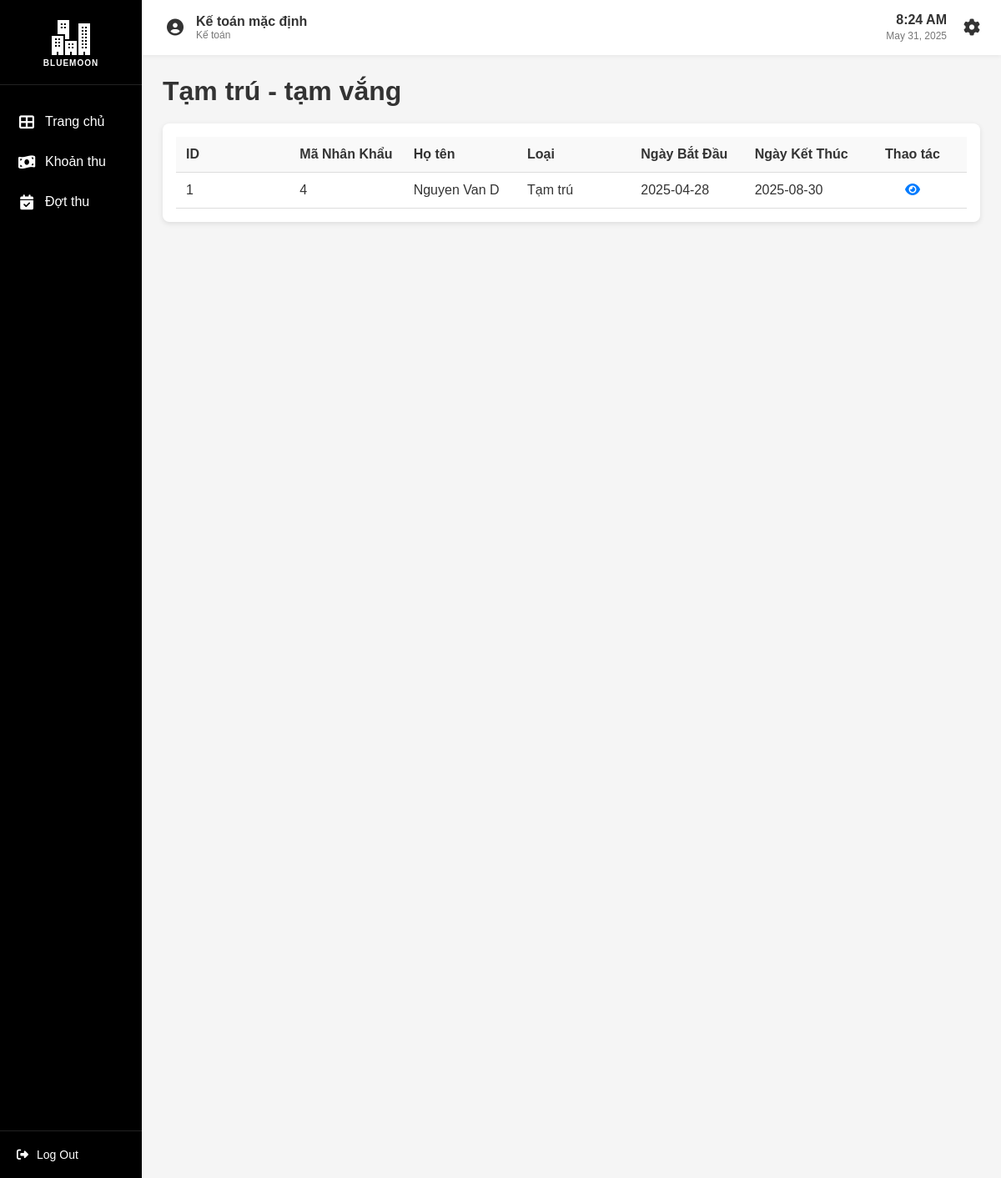
The app's page /tamtrutamvang (signed in) with its own data.
### app/model.py (models this page shows, shortened)
class TaiKhoan(db.Model, UserMixin):
    __tablename__ = 'taikhoan'
    id = db.Column(db.Integer, primary_key=True)
    username = db.Column(db.String(50), unique=True, nullable=False)
    password = db.Column(db.String(100), nullable=False)
    vaiTro = db.Column(db.String(50))
    hoTen = db.Column(db.String(100))
    nopphis = db.relationship('NopPhi', backref='taikhoan', lazy=True)

class TamTruTamVang(db.Model):
    __tablename__ = 'tamtrutamvang'
    id = db.Column(db.Integer, primary_key=True)
    loai = db.Column(db.String(50))  # "Tạm trú" or "Tạm vắng"
    ngayBatDau = db.Column(db.Date)
    ngayKetThuc = db.Column(db.Date)
    lyDo = db.Column(db.String(1000))
    maNhanKhau = db.Column(db.Integer, db.ForeignKey('nhankhau.maNhanKhau'))

class NhanKhau(db.Model):
    __tablename__ = 'nhankhau'
    maNhanKhau = db.Column(db.Integer, primary_key=True)
    hoTen = db.Column(db.String(100), nullable=False)
    ngaySinh = db.Column(db.Date)
    gioiTinh = db.Column(db.String(10))
    quocTich = db.Column(db.String(100))
    noiSinh = db.Column(db.String(100))
    cmnd = db.Column(db.String(25))
    qhVoiChuHo = db.Column(db.String(50))
    trangThai = db.Column(db.String(50))        # 'Thường trú', 'Tạm trú', 'Tạm vắng'
    maHoKhau = db.Column(db.Integer, db.ForeignKey('hokhau.maHoKhau'))
    lichsuhokhau = db.relationship('LichSuHoKhau', backref='nhankhau', lazy=True)
    tamtrutamvang = db.relationship('TamTruTamVang', backref='nhankhau', lazy=True)

### app/routes/hokhau_routes.py (the view)
@hk.route('/tamtrutamvang', methods=['GET'])
@login_required
def tamtrutamvang():
    tamtrutamvangs = TamTruTamVangService.get_all_tamtrutamvang_with_nhankhau()
    hokhaus = HoKhauService.get_all_hokhaus()
    nhankhaus = NhanKhauService.get_all_nhankhau()
    return render_template('tamtrutamvang.html', tamtrutamvangs=tamtrutamvangs, nhankhaus=nhankhaus, hokhaus=hokhaus)

### app/services/hokhau_service.py (called while the page is built)
    @staticmethod
    def get_all_hokhaus():
        return HoKhau.query.all()

    @staticmethod
    def get_all_nhankhau():
        return NhanKhau.query.all()

    @staticmethod
    def get_all_tamtrutamvang_with_nhankhau():
        return db.session.query(
            TamTruTamVang.id,
            TamTruTamVang.loai,
            TamTruTamVang.maNhanKhau,
            TamTruTamVang.ngayBatDau,
            TamTruTamVang.ngayKetThuc,
            TamTruTamVang.lyDo,
            NhanKhau.hoTen,
            NhanKhau.qhVoiChuHo,
            NhanKhau.maHoKhau,
            NhanKhau.ngaySinh,
            NhanKhau.gioiTinh,
            NhanKhau.quocTich,
            NhanKhau.noiSinh,
            NhanKhau.cmnd
        ).join(NhanKhau, TamTruTamVang.maNhanKhau == NhanKhau.maNhanKhau).all()

### app/templates/tamtrutamvang.html (shortened to what this page needs)
{% extends "base.html" %}
{% block extra_css %}
<link rel="stylesheet" href="/static/css/home.css">
<link rel="stylesheet" href="/static/css/hokhau.css">
{% endblock %}
{% block content %}
<h1>Tạm trú - tạm vắng</h1>
<div class="container">
    <div class="card">
        <table class="account-table">
            <thead>
                <tr>
                    <th>ID</th>
                    <th>Mã Nhân Khẩu</th>
                    <th>Họ tên</th>
                    <th>Loại</th>
                    <th>Ngày Bắt Đầu</th>
                    <th>Ngày Kết Thúc</th>
                    <th class="action-column">Thao tác</th>
                </tr>
            </thead>
            <tbody>
                {% for tttv in tamtrutamvangs|reverse %}
                <tr>
                    <td>{{ tttv.id }}</td>
                    <td>{{ tttv.maNhanKhau }}</td>
                    <td>{{ tttv.hoTen }}</td>
                    <td>{{ tttv.loai }}</td>
                    <td>{{ tttv.ngayBatDau }}</td>
                    <td>{{ tttv.ngayKetThuc }}</td>
                    <td class="action-column">
                        <button class="action-button" onclick="viewTTTV({{ tttv.id }})">
                            <i class="fas fa-eye action-icon"></i>
                        </button>
                    </td>
                </tr>
                {% endfor %}
            </tbody>
        </table>
    </div>
</div>
{% endblock %}

### app/templates/base.html (shortened to what this page needs)
<!DOCTYPE html>
<html lang="en">
<head>
    <link rel="stylesheet" href="/static/css/base.css">
    <link rel="stylesheet" href="https://cdnjs.cloudflare.com/ajax/libs/font-awesome/6.4.0/css/all.min.css">
    {% block extra_css %}{% endblock %}
</head>
<body>
    <div class="container">
        <div class="sidebar">
            <div class="logo">
                <img src="/static/images/apartment_white.png" alt="BlueMoon">
                <div class="logo-text"><span class="library-text">BLUEMOON</span></div>
            </div>
            <nav class="sidebar-menu">
                <ul>
                    <li>
                        <a href="{{ url_for('auth.home') }}" class="menu-item {% if request.endpoint == 'auth.home' %}active{% endif %}">
                            <i class="fas fa-th-large"></i>
                            <span>Trang chủ</span>
                        </a>
                    </li>
                    {% if current_user.vaiTro == 'admin' %}
                        <li>
                            <a href="{{ url_for('user.taikhoan') }}" class="menu-item {% if request.endpoint == 'user.taikhoan' %}active{% endif %}">
                                <i class="fas fa-user"></i>
                                <span>Tài khoản</span>
                            </a>
                        </li>
                        <li>
                            <a href="{{ url_for('hk.hokhau') }}" class="menu-item {% if request.endpoint == 'hk.hokhau' %}active{% endif %}">
                                <i class="fas fa-house"></i>
                                <span>Hộ khẩu</span>
                            </a>
                        </li>
                        <li>
                            <a href="{{ url_for('hk.tamtrutamvang') }}" class="menu-item {% if request.endpoint == 'hk.tamtrutamvang' %}active{% endif %}">
                                <i class="fas fa-user-clock"></i>
                                <span>Tạm trú/vắng</span>
                            </a>
                        </li>
                        <li>
                            <a href="{{ url_for('hk.lichsuhokhau') }}" class="menu-item {% if request.endpoint == 'hk.lichsuhokhau' %}active{% endif %}">
                                <i class="fas fa-history"></i>
                                <span>Lịch sử</span>
                            </a>
                        </li>
                    {% elif current_user.vaiTro == 'Kế toán' %}
                        <li>
                            <a href="{{ url_for('tp.khoanthu') }}" class="menu-item {% if request.endpoint == 'tp.khoanthu' %}active{% endif %}">
                                <i class="fas fa-money-bill-wave"></i>
                                <span>Khoản thu</span>
                            </a>
                        </li>
                        <li>
                            <a href="{{ url_for('tp.dotthu') }}" class="menu-item {% if request.endpoint == 'tp.khoanthu' %}active{% endif %}">
                                <i class="fas fa-calendar-check"></i>
                                <span>Đợt thu</span>
                            </a>
                        </li>
                    {% endif %}
                </ul>
            </nav>
            <div class="sidebar-footer">
                <a href="{{ url_for('auth.logout') }}" class="logout-btn">
                    <i class="fas fa-sign-out-alt"></i>
                    <span>Log Out</span>
                </a>
            </div>
        </div>
        <div class="main-content">
            <header class="top-header">
                <div class="user-info">
                    <div class="user-avatar">
                        <i class="fas fa-user-circle"></i>
                    </div>
                    <div class="user-details">
                        <div class="user-name">{{ current_user.hoTen if current_user else 'KháchKhách' }}</div>
                        <div class="user-role">{{ current_user.vaiTro if current_user else '' }}</div>
                    </div>
                </div>
                <div class="header-right">
                    <div class="datetime">
                        <span class="time">{{ current_time }}</span>
                        <span class="date">{{ current_date }}</span>
                    </div>
                    <div class="settings">
                        <a href="#">
                            <i class="fas fa-cog"></i>
                        </a>
                    </div>
                </div>
            </header>
            <div class="content">
                {% block content %}{% endblock %}
            </div>
        </div>
    </div>
</body>
</html>

### app/static/css/base.css (style rules this page uses)
* { margin: 0; padding: 0; box-sizing: border-box; font-family: 'Arial', sans-serif; }
body { background-color: #f5f5f5; color: #333; }
.container { display: flex; height: 100vh; width: 100%; }
.sidebar { width: 170px; height: 100vh; background-color: #000; color: white; display: flex; flex-direction: column; position: fixed; left: 0; top: 0; }
.logo { padding: 20px 15px; border-bottom: 1px solid #222; display: flex; flex-direction: column; align-items: center; text-align: center; }
.logo img { width: 50px; margin-bottom: 5px; }
.logo-text { font-size: 18px; font-weight: bold; color: white; display: block; }
.library-text { font-size: 10px; display: block; margin-top: -5px; text-transform: uppercase; letter-spacing: 1px; }
.sidebar-menu { flex-grow: 1; padding-top: 20px; }
.sidebar-menu ul { list-style: none; }
.menu-item { display: flex; align-items: center; padding: 15px 20px; color: white; text-decoration: none; transition: all 0.3s; }
.menu-item i { margin-right: 10px; font-size: 18px; width: 24px; text-align: center; }
.sidebar-footer { padding: 20px; border-top: 1px solid #222; }
.logout-btn { display: flex; align-items: center; color: white; text-decoration: none; font-size: 14px; }
.logout-btn i { margin-right: 10px; }
.main-content { flex-grow: 1; margin-left: 170px; width: calc(100% - 170px); overflow-y: auto; }
.top-header { background-color: #fff; padding: 15px 25px; display: flex; justify-content: space-between; align-items: center; box-shadow: 0 2px 5px rgba(0,0,0,0.05); }
.user-info { display: flex; align-items: center; }
.user-avatar { width: 30px; height: 30px; border-radius: 50%; margin-right: 10px; display: flex; align-items: center; justify-content: center; color: #333; font-size: 20px; }
.user-details { display: flex; flex-direction: column; }
.user-name { font-weight: bold; font-size: 16px; }
.user-role { font-size: 12px; color: #777; }
.header-right { display: flex; align-items: center; }
.datetime { margin-right: 20px; text-align: right; }
.time { font-weight: bold; font-size: 16px; display: block; }
.date { font-size: 12px; color: #777; }
.settings i { font-size: 20px; color: #333; }
.content { padding: 25px; }

### app/static/css/home.css (style rules this page uses)
.card { background-color: #ffffff; padding: 20px; border-radius: 12px; box-shadow: 0 4px 8px rgba(0,0,0,0.1); }

### app/static/css/hokhau.css (style rules this page uses)
.card { width: 100%; background-color: #fff; padding: 16px; border-radius: 8px; box-shadow: 0 2px 6px rgba(0,0,0,0.1); margin-top: 20px; }
.account-table { width: 100%; border-collapse: collapse; table-layout: fixed; }
.account-table th, .account-table td { padding: 12px; border-bottom: 1px solid #ddd; text-align: left; white-space: nowrap; overflow: hidden; text-overflow: ellipsis; }
.account-table th { background-color: #f9f9f9; font-weight: 600; }
.account-table th.action-column, .account-table td.action-column { width: 130px; text-align: center; }
.action-column { text-align: center; width: 80px; gap: 4px; }
.action-button { background: none; border: none; cursor: pointer; font-size: 16px; color: #007bff; }
.container { display: flex; flex-direction: column; height: 100vh; width: 100%; }

### records on screen
TaiKhoan: hoTen "Kế toán mặc định", vaiTro "Kế toán"
TamTruTamVang: id "1", maNhanKhau "4", hoTen "Nguyen Van D", loai "Tạm trú", ngayBatDau "2025-04-28", ngayKetThuc "2025-08-30"
